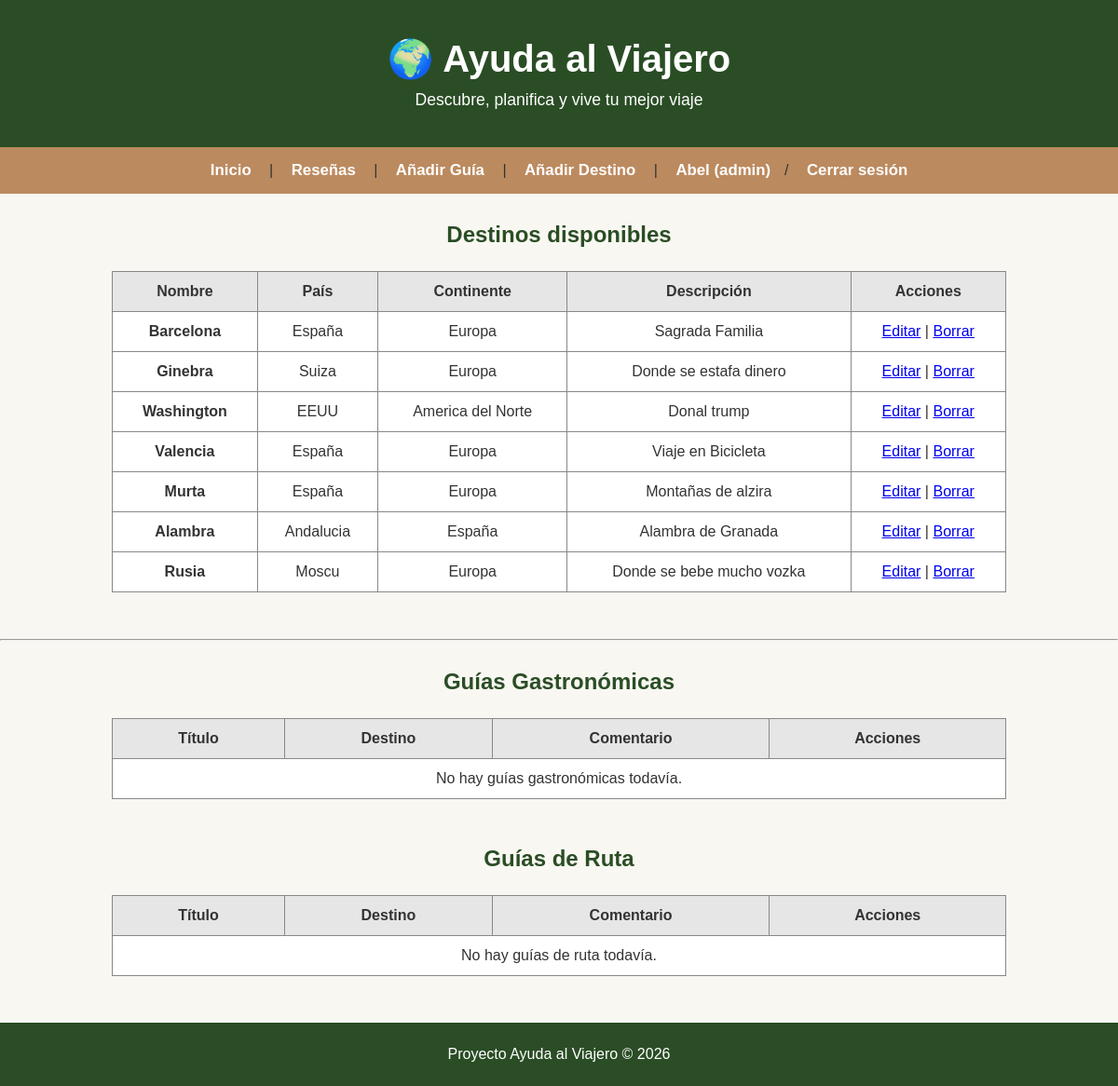
The app's page /Proyecto/index.php (signed in) with its own data.
### tables this page shows
CREATE TABLE `DESTINOS` (
  `Id_Destinos` int NOT NULL,
  `nombre` varchar(150) NOT NULL,
  `país` varchar(100) NOT NULL,
  `continente` varchar(100) NOT NULL,
  `descripción` text
);

### Proyecto/controllers/Controller.php (called while the page is built, shortened)
<?php
class Controller
{
    protected $gestor;
    public function __construct($gestor)
    {
        $this->gestor = $gestor;
    }
    public function index()
    {
        $arrayDestinos = $this->gestor->listarDestinos();
        $guiasGastro = $this->gestor->listarGuiasGastronomicas();
        $guiasRutas = $this->gestor->listarGuiasRutas();
        include "views/inicio.php";
    }
}

### Proyecto/models/Connection.php (called while the page is built, shortened)
<?php
class Connection{
    protected $conn;
    private $archivoConf ="conf.json";
    private function enlazarConexion(){
        $confiData = file_get_contents($this->archivoConf);
        $array=json_decode($confiData, true);
        $dsn ="mysql:host=".$array['host']. ";dbname=".$array['db'];
        $this->conn = new PDO($dsn, $array["userName"], $array["password"]);
    }
    public function getConn()
    {
        return $this->conn;
    }
}

### Proyecto/models/GestorPDO.php (called while the page is built, shortened)
<?php
class GestorPDO extends Connection
{
    public function listarDestinos()
    {
        $sql  = "SELECT * FROM DESTINOS";
        $rtdo = $this->getConn()->query($sql);
        $arrayDestinos = [];
        while ($fila = $rtdo->fetch(PDO::FETCH_ASSOC)) {
            $arrayDestinos[] = new Destino(
                $fila['Id_Destinos'],
                $fila['nombre'],
                $fila['país'],
                $fila['continente'],
                $fila['descripción'],
            );
        }
        return $arrayDestinos;
    }
}

### Proyecto/autoload.php (called while the page is built, shortened)
<?php
spl_autoload_register(function ($class) {
    $paths = ['models/', 'controllers/'];
    foreach ($paths as $path) {
        $file = __DIR__ . '/' . $path . $class .  '.php';
    }
});

### Proyecto/models/Destino.php (called while the page is built, shortened)
<?php
class Destino{
    protected $id_destino;
    protected $nombre;
    protected $pais;
    protected $continente;
    protected $descripcion;
    public function __construct($id_destino,$nombre,$pais,$continente,$descripcion){
        $this->id_destino=$id_destino;
        $this->nombre=$nombre;
        $this->pais=$pais;
        $this->continente=$continente;
        $this->descripcion=$descripcion;
    }
    public function getIdDestino()
    {
        return $this->id_destino;
    }
    public function getNombre()
    {
        return $this->nombre;
    }
    public function getPais()
    {
        return $this->pais;
    }
    public function getContinente()
    {
        return $this->continente;
    }
    public function getDescripcion()
    {
        return $this->descripcion;
    }
}

### Proyecto/views/inicio.php (the view, shortened to what this page needs)
<?php include __DIR__ . "/../_header.php"; ?>
<section>
    <h2>Destinos disponibles</h2>
    <table border="1">
        <thead>
            <tr>
                <th>Nombre</th>
                <th>País</th>
                <th>Continente</th>
                <th>Descripción</th>
                <?php if (isset($_SESSION['rol']) && $_SESSION['rol'] === 'admin'): ?><th>Acciones</th><?php endif; ?>
            </tr>
        </thead>
        <tbody>
            <?php if (empty($arrayDestinos)): ?>
                <tr><td colspan="5">No hay destinos registrados.</td></tr>
            <?php else: ?>
                <?php foreach ($arrayDestinos as $destino): ?>
                    <tr>
                        <td><strong><?= $destino->getNombre() ?></strong></td>
                        <td><?= $destino->getPais() ?></td>
                        <td><?= $destino->getContinente() ?></td>
                        <td><?= $destino->getDescripcion() ?></td>
                        <?php if (isset($_SESSION['rol']) && $_SESSION['rol'] === 'admin'): ?>
                            <td>
                                <a href="index.php?accion=editarDestino&id=<?= $destino->getIdDestino() ?>">Editar</a> |
                                <a href="index.php?accion=borrarDestino&id=<?= $destino->getIdDestino() ?>">Borrar</a>
                            </td>
                        <?php endif; ?>
                    </tr>
                <?php endforeach; ?>
            <?php endif; ?>
        </tbody>
    </table>
</section>
<hr>
<section>
    <h2>Guías Gastronómicas</h2>
    <table border="1">
        <thead>
            <tr>
                <th>Título</th>
                <th>Destino</th>
                <th>Comentario</th>
                <?php if (isset($_SESSION['rol']) && $_SESSION['rol'] === 'admin'): ?><th>Acciones</th><?php endif; ?>
            </tr>
        </thead>
        <tbody>
            <?php if (empty($guiasGastro)): ?>
                <tr><td colspan="4">No hay guías gastronómicas todavía.</td></tr>
            <?php endif; ?>
        </tbody>
    </table>
    <h2>Guías de Ruta</h2>
    <table border="1">
        <thead>
            <tr>
                <th>Título</th>
                <th>Destino</th>
                <th>Comentario</th>
                <?php if (isset($_SESSION['rol']) && $_SESSION['rol'] === 'admin'): ?><th>Acciones</th><?php endif; ?>
            </tr>
        </thead>
        <tbody>
            <?php if (empty($guiasRutas)): ?>
                <tr><td colspan="4">No hay guías de ruta todavía.</td></tr>
            <?php endif; ?>
        </tbody>
    </table>
</section>
<?php include __DIR__ . "/../_footer.php"; ?>

### Proyecto/css/estilos.css (style rules this page uses)
* { margin: 0; padding: 0; box-sizing: border-box; font-family: Arial, Helvetica, sans-serif; }
body { background-color: #F9F7F2; color: #333333; }
h2 { text-align: center; margin-top: 30px; margin-bottom: 15px; color: #333333; }
table { margin: 0 auto; border-collapse: collapse; width: 80%; max-width: 100%; background-color: #ffffff; margin-bottom: 50px; }
th, td { border: 1px solid #888; padding: 12px 15px; text-align: center; }
th { background-color: #e6e6e6; font-weight: bold; text-align: center; }
h1.form-title, h2 { color: #2a4d25; text-align: center; margin-bottom: 25px; }

### records on screen
destinos: nombre "Barcelona", país "España", continente "Europa", descripción "Sagrada Familia"
destinos: nombre "Ginebra", país "Suiza", continente "Europa", descripción "Donde se estafa dinero"
destinos: nombre "Washington", país "EEUU", continente "America del Norte", descripción "Donal trump"
destinos: nombre "Valencia", país "España", continente "Europa", descripción "Viaje en Bicicleta"
destinos: nombre "Murta", país "España", continente "Europa", descripción "Montañas de alzira"
destinos: nombre "Alambra", país "Andalucia", continente "España", descripción "Alambra de Granada"
destinos: nombre "Rusia", país "Moscu", continente "Europa", descripción "Donde se bebe mucho vozka"

### other values on screen
$_SESSION['usuario_nombre'] "Abel"
$_SESSION['rol'] "admin"
